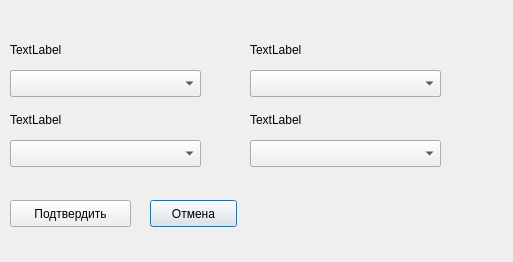
<?xml version="1.0" encoding="UTF-8"?>
<ui version="4.0">
 <class>ExtensibleAdd</class>
 <widget class="QDialog" name="ExtensibleAdd">
  <property name="geometry">
   <rect>
    <x>0</x>
    <y>0</y>
    <width>513</width>
    <height>262</height>
   </rect>
  </property>
  <property name="windowTitle">
   <string>Dialog</string>
  </property>
  <widget class="QLineEdit" name="lineEdit1">
   <property name="geometry">
    <rect>
     <x>10</x>
     <y>70</y>
     <width>191</width>
     <height>27</height>
    </rect>
   </property>
  </widget>
  <widget class="QLabel" name="label1">
   <property name="geometry">
    <rect>
     <x>10</x>
     <y>40</y>
     <width>241</width>
     <height>19</height>
    </rect>
   </property>
   <property name="text">
    <string>TextLabel</string>
   </property>
  </widget>
  <widget class="QPushButton" name="cancelButton">
   <property name="geometry">
    <rect>
     <x>150</x>
     <y>200</y>
     <width>87</width>
     <height>27</height>
    </rect>
   </property>
   <property name="text">
    <string>Отмена</string>
   </property>
  </widget>
  <widget class="QPushButton" name="addButton">
   <property name="geometry">
    <rect>
     <x>10</x>
     <y>200</y>
     <width>121</width>
     <height>27</height>
    </rect>
   </property>
   <property name="text">
    <string>Подтвердить</string>
   </property>
  </widget>
  <widget class="QLabel" name="label2">
   <property name="geometry">
    <rect>
     <x>10</x>
     <y>110</y>
     <width>241</width>
     <height>19</height>
    </rect>
   </property>
   <property name="text">
    <string>TextLabel</string>
   </property>
  </widget>
  <widget class="QLineEdit" name="lineEdit2">
   <property name="geometry">
    <rect>
     <x>10</x>
     <y>140</y>
     <width>191</width>
     <height>27</height>
    </rect>
   </property>
  </widget>
  <widget class="QLineEdit" name="lineEdit4">
   <property name="geometry">
    <rect>
     <x>250</x>
     <y>140</y>
     <width>191</width>
     <height>27</height>
    </rect>
   </property>
  </widget>
  <widget class="QLabel" name="label4">
   <property name="geometry">
    <rect>
     <x>250</x>
     <y>110</y>
     <width>241</width>
     <height>19</height>
    </rect>
   </property>
   <property name="text">
    <string>TextLabel</string>
   </property>
  </widget>
  <widget class="QLabel" name="label3">
   <property name="geometry">
    <rect>
     <x>250</x>
     <y>40</y>
     <width>241</width>
     <height>19</height>
    </rect>
   </property>
   <property name="text">
    <string>TextLabel</string>
   </property>
  </widget>
  <widget class="QLineEdit" name="lineEdit3">
   <property name="geometry">
    <rect>
     <x>250</x>
     <y>70</y>
     <width>191</width>
     <height>27</height>
    </rect>
   </property>
  </widget>
  <widget class="QComboBox" name="comboBox">
   <property name="geometry">
    <rect>
     <x>10</x>
     <y>70</y>
     <width>191</width>
     <height>27</height>
    </rect>
   </property>
  </widget>
  <widget class="QComboBox" name="comboBox2">
   <property name="geometry">
    <rect>
     <x>10</x>
     <y>140</y>
     <width>191</width>
     <height>27</height>
    </rect>
   </property>
  </widget>
  <widget class="QComboBox" name="comboBox3">
   <property name="geometry">
    <rect>
     <x>250</x>
     <y>70</y>
     <width>191</width>
     <height>27</height>
    </rect>
   </property>
  </widget>
  <widget class="QComboBox" name="comboBox4">
   <property name="geometry">
    <rect>
     <x>250</x>
     <y>140</y>
     <width>191</width>
     <height>27</height>
    </rect>
   </property>
  </widget>
 </widget>
 <resources/>
 <connections/>
</ui>
